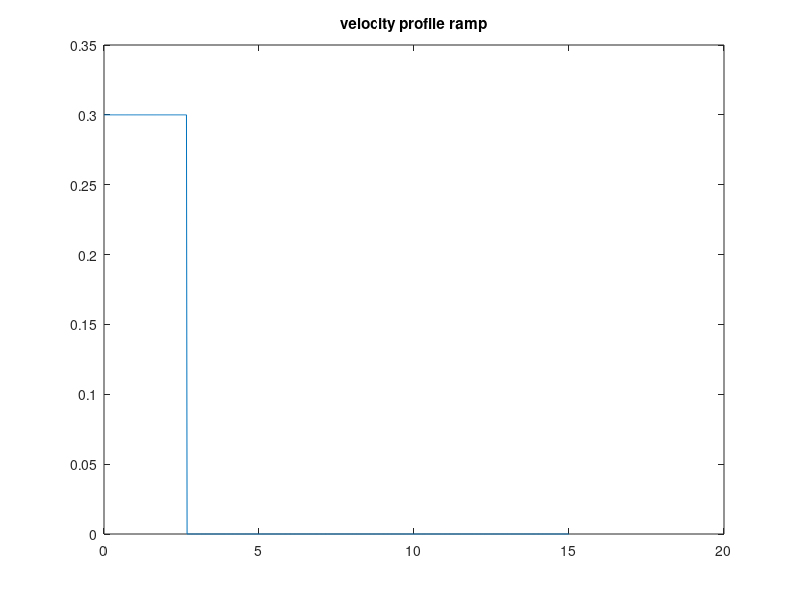
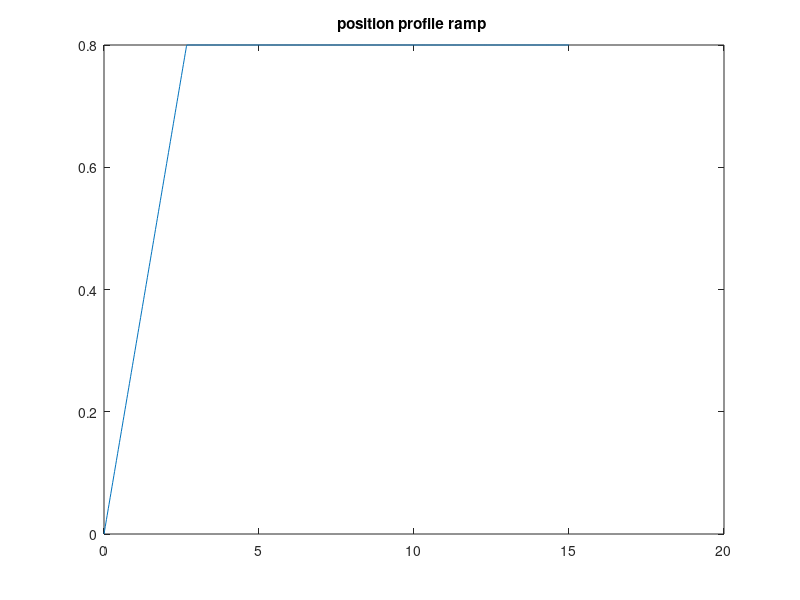

These figures' MATLAB source, in order: (Note: this script raises an error after producing the figures.)
%% CSV FILE MAKER %%
clc
clear all

frequency = 50;
timestep = 1/frequency;
time = 0:timestep:15;

% Experiment opstelling:
l = 1; %cable length
theta_opt = 60.85*pi/180; %optimale eindhoek kabel [rad]
%theta_opt = pi/4;
dx_robot = 0.8;  %horizontale verplaatsing robot [m]
dx_object = dx_robot + l*sin(theta_opt); %horizontale verplaatsing bak [m]

%% 1. RAMP INPUT 
v = 0.3;
t_eind = dx_robot/v;
ramp = v*[0:timestep:t_eind];

position = dx_robot*ones(1,length(time));
position(1,1:round(t_eind/timestep)+1) = ramp;

velocity = zeros(1,length(time));
velocity(1,1:round(t_eind/timestep)+1) = v;

figure
plot(time,velocity)
title("velocity profile ramp")
figure 
plot(time,position)
title("position profile ramp ")


 writematrix(position,'ramp_position.csv')
 writematrix(velocity,'ramp_velocity.csv')

%% 2. BANG BANG INPUT
v_max = 0.3;
v = v_max/2;



frequency = 50;
timestep = 1/frequency;
time = 0:timestep:15;
dx_robot = 0.8;  %horizontale verplaatsing robot [m]
T = dx_robot/v;

tau1 = (0:timestep:T/2)/T;
tau2 = (T/2:timestep:T)/T;

% Position 
S1 = dx_robot*2*(tau1).^2;
S2 = dx_robot*(-2*tau2.^2+4*tau2-1);

disp(size(position(ceil(T/(2*timestep)):(ceil(T/timestep)))));

disp(size(S2));


position(1:ceil(T/(2*timestep))) = S1;   
position(ceil(T/(2*timestep)):(ceil(T/timestep))) = S2;
position(ceil(T/timestep):end) = dx_robot;



% Velocity
V1 = v*4*tau1;
V2 = v*(-4*tau2 + 4);

velocity(1:ceil(T/(2*timestep))) = V1;
velocity(ceil(T/(2*timestep)):ceil(T/(timestep))) = V2;        
velocity(ceil(T/timestep):end) = 0;
figure
plot(time,velocity)
title("velocity profile bangbang")
figure 
plot(time,position)
title("position profile bangbang ")


 writematrix(position,'bangbang_position.csv')
 writematrix(velocity,'bangbang_velocity.csv')

%% 3. POLYNOOM INPUT
v_max =0.3; 
v = v_max/2.2;


frequency = 50;
timestep = 1/frequency;
time = 0:timestep:15;
dx_robot = 0.8;  %horizontale verplaatsing robot [m]
T = dx_robot/v;


tau = (0:timestep:T)/T;

% Position 
S = dx_robot*(-20*tau.^7+70*tau.^6-84*tau.^5+35*tau.^4);

position(1:ceil(T/(timestep))) = S;       
position(1+ceil(T/timestep):end) = dx_robot;


% Velocity
V = v*(-7*20*tau.^6 + 6*70*tau.^5 -5*84*tau.^4 +4*35*tau.^3);

velocity(1:ceil(T/(timestep))) = V;      
velocity(1+ceil(T/timestep):end) = 0;

 writematrix(position,'poly_position.csv')
 writematrix(velocity,'poly_velocity.csv')
figure
plot(time,velocity)
title("velocity profile poly")
figure 
plot(time,position)
title("position profile poly ")

